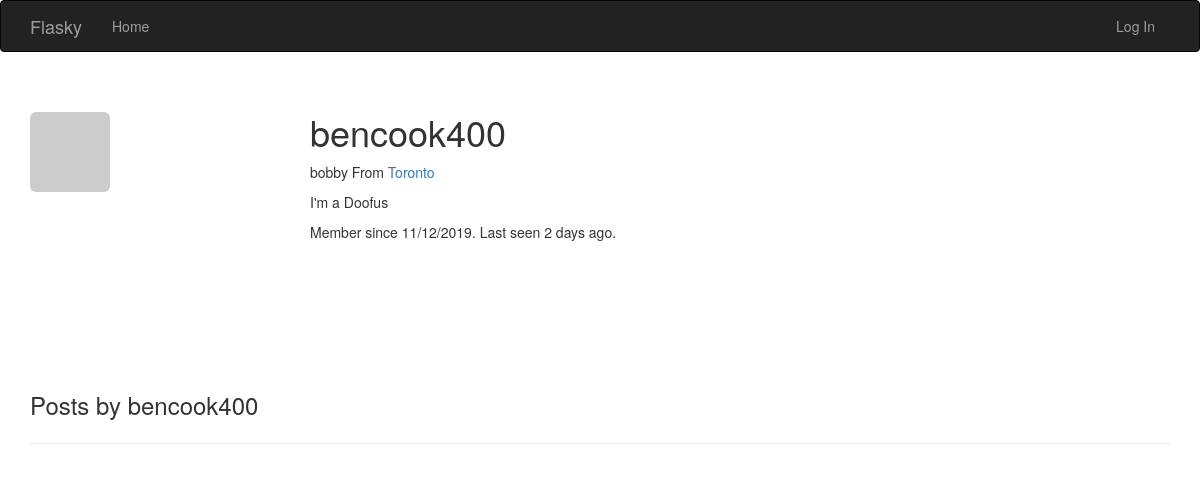
Before: /user/bencook400 with the older database file.
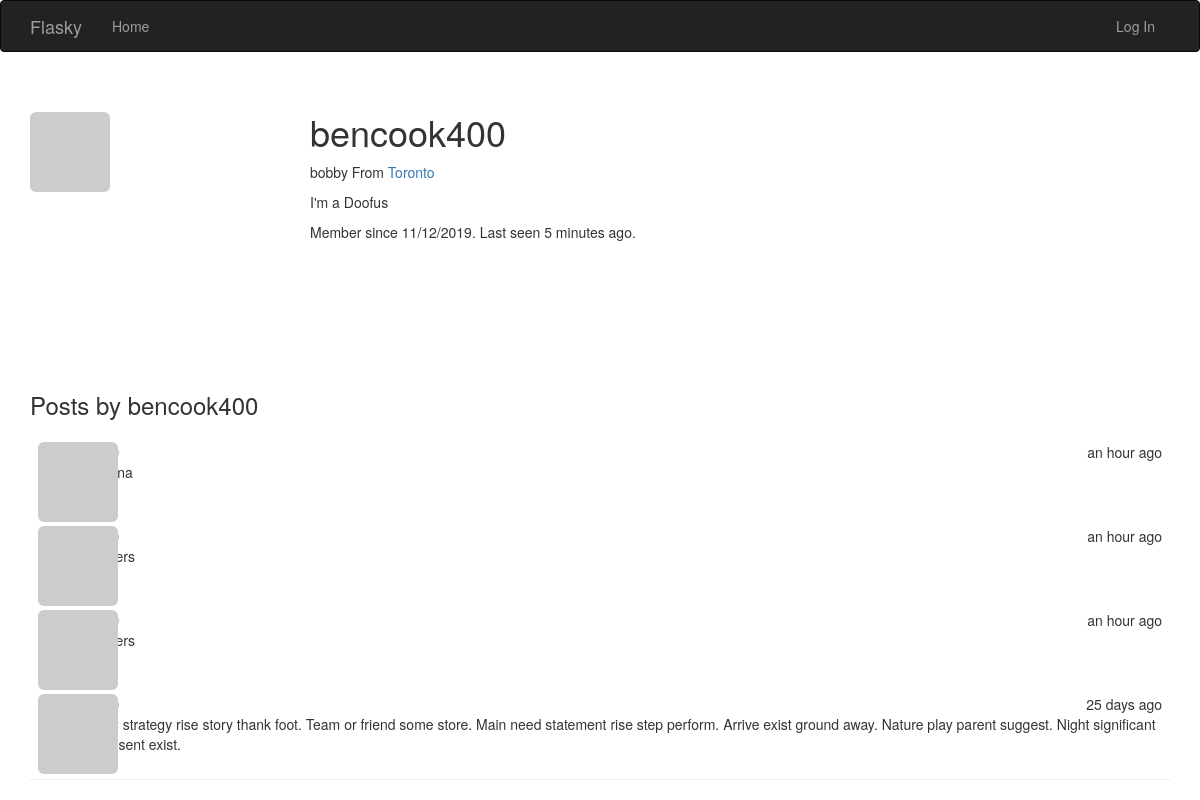
After: the same page with the newer database file.
### app/models.py (models this page shows, shortened)
class User(UserMixin, db.Model):
    __tablename__ = 'users'
    id = db.Column(db.Integer, primary_key=True)
    email = db.Column(db.String(64), unique=True, index=True)
    username = db.Column(db.String(64), unique=True, index=True)
    role_id = db.Column(db.Integer, db.ForeignKey('roles.id'))
    password_hash = db.Column(db.String(128))
    confirmed = db.Column(db.Boolean, default=False)
    name = db.Column(db.String(64))
    location = db.Column(db.String(64))
    about_me = db.Column(db.Text())
    member_since = db.Column(db.DateTime(), default=datetime.utcnow)
    last_seen = db.Column(db.DateTime(), default=datetime.utcnow)
    avatar_hash = db.Column(db.String(32))
    posts = db.relationship('Post', backref='author', lazy='dynamic')
    @property
    def password(self):
        raise AttributeError('password is not a readable attribute')
    def gravatar_hash(self):
        return hashlib.md5(self.email.lower().encode('utf-8')).hexdigest()
    def gravatar(self, size=100, default='identicon', rating='g'):
        if request.is_secure:
            url = 'https://secure.gravatar.com/avatar'
        else:
            url = 'http://www.gravatar.com/avatar'
        hash = self.avatar_hash or self.gravatar_hash()
        return '{url}/{hash}?s={size}&d={default}&r={rating}'.format(
            url=url, hash=hash, size=size, default=default, rating=rating)

class Post(db.Model):
    __tablename__ = 'posts'
    id = db.Column(db.Integer, primary_key=True)
    body = db.Column(db.Text)
    timestamp = db.Column(db.DateTime, index=True, default=datetime.utcnow)
    author_id = db.Column(db.Integer, db.ForeignKey('users.id'))

### app/main/views.py (the view)
@main.route('/user/<username>')
def user(username):
    user = User.query.filter_by(username=username).first_or_404()
    posts = user.posts.order_by(Post.timestamp.desc()).all()
    return render_template('user.html', user=user, posts=posts)

### app/auth/views.py (called while the page is built)
@auth.before_app_request
def before_request():
    if current_user.is_authenticated:
        current_user.ping()
        if not current_user.confirmed \
                and request.endpoint \
                and request.blueprint != 'auth' \
                and request.endpoint != 'static':
            return redirect(url_for('auth.unconfirmed'))

### app/main/__init__.py (called while the page is built)
@main.app_context_processor
def inject_permissions():
    return dict(Permission=Permission)

### app/models.py (called while the page is built)
    def is_administrator(self):
        return False

### app/templates/user.html (shortened to what this page needs)
{% extends "base.html" %}
{% block page_content %}
<div class="page-header">
    <img class="img-rounded profile-thumbnail" src="{{ user.gravatar(size=256) }}">
    <div class="profile-header">
        <h1>{{ user.username }}</h1>
        {% if user.name or user.location %}
        <p>
            {% if user.name %}{{ user.name }}{% endif %}
            {% if user.location %}
                From <a href="http://maps.google.com/?q={{ user.location }}">
                    {{ user.location }}
                </a>
            {% endif %}
        </p>
        {% endif %}
        {% if user.about_me %}<p>{{ user.about_me }}</p>{% endif %}
        <p>
            Member since {{ moment(user.member_since).format('L') }}.
            Last seen {{ moment(user.last_seen).fromNow() }}.
        </p>
    </div>
    <h3>Posts by {{ user.username }}</h3>
    {% include '_posts.html' %}
</div>
{% endblock %}

### app/templates/base.html (shortened to what this page needs)
{% extends "bootstrap/base.html" %}
{% block head %}
{{ super() }}
<link rel="stylesheet" type="text/css" href="{{ url_for('static', filename='styles.css') }}">
{% endblock %}
{% block navbar %}
<div class="navbar navbar-inverse" role="navigation">
    <div class="container">
        <div class="navbar-header">
            <a class="navbar-brand" href="/">Flasky</a>
        </div>
        <div class="navbar-collapse collapse">
            <ul class="nav navbar-nav">
                <li><a href="/">Home</a></li>
            </ul>
            <ul class="nav navbar-nav navbar-right">
                {% if current_user.is_authenticated %}
                <li class="dropdown">
                    <a href="#" class="dropdown-toggle" data-toggle="dropdown">Account <b class="caret"></b></a>
                    <ul class="dropdown-menu">
                        <li><a href="{{ url_for('auth.change_password') }}">Change Password</a></li>
                        <li><a href="{{ url_for('auth.change_email_request') }}">Change Email</a></li>
                        <li><a href="{{ url_for('auth.logout') }}">Log Out</a></li>
                    </ul>
                </li>
                {% else %}
                <li><a href="{{ url_for('auth.login') }}">Log In</a></li>
                {% endif %}
            </ul>
        </div>
    </div>
</div>
{% endblock %}
{% block content %}
<div class="container">
    {% block page_content %}{% endblock %}
</div>
{% endblock %}

### app/templates/_posts.html (shortened to what this page needs)
<ul class="posts">
    {% for post in posts %}
    <li class="post">
        <div class="profile-thumbnail">
            <a href="{{ url_for('.user', username=post.author.username) }}">
                <img class="img-rounded profile-thumbnail" src="{{ post.author.gravatar(size=40) }}">
            </a>
        </div>
        <div class="post-date">{{ moment(post.timestamp).fromNow() }}</div>
        <div class="post-author">
            <a href="{{ url_for('.user', username=post.author.username) }}">
            </a>
        </div>
        <div class="post-body">{{ post.body }}</div>
    </li>
    {% endfor %}
</ul>

### app/static/styles.css (style rules this page uses)
.profile-thumbnail { position: absolute; }
.profile-header { min-height: 260px; margin-left: 280px; }
ul.posts { list-style-type: none; padding: 0; margin: 16px 0px 0px 0px; border-top: 1px solid #e0e0e0; border-top: none; }
ul.posts li.post { padding: 8px; border-bottom: #f0f0f0; }
div.post-date { float: right; }
div.post-author { font-weight: bold; }
div.post-body { margin-left: 48px; min-height: 48px; }

Changed rows visible on the page:
changed User "bencook400": last_seen "2 days ago" → "5 minutes ago"
added Post: timestamp "an hour ago"
added Post: timestamp "an hour ago"
added Post: timestamp "an hour ago"
added Post: timestamp "25 days ago", body "Story strategy rise story thank foot. Team or friend some store. Main need statement rise step perform. Arrive exist ground away. Nature play parent suggest. Night significant represent exist."
